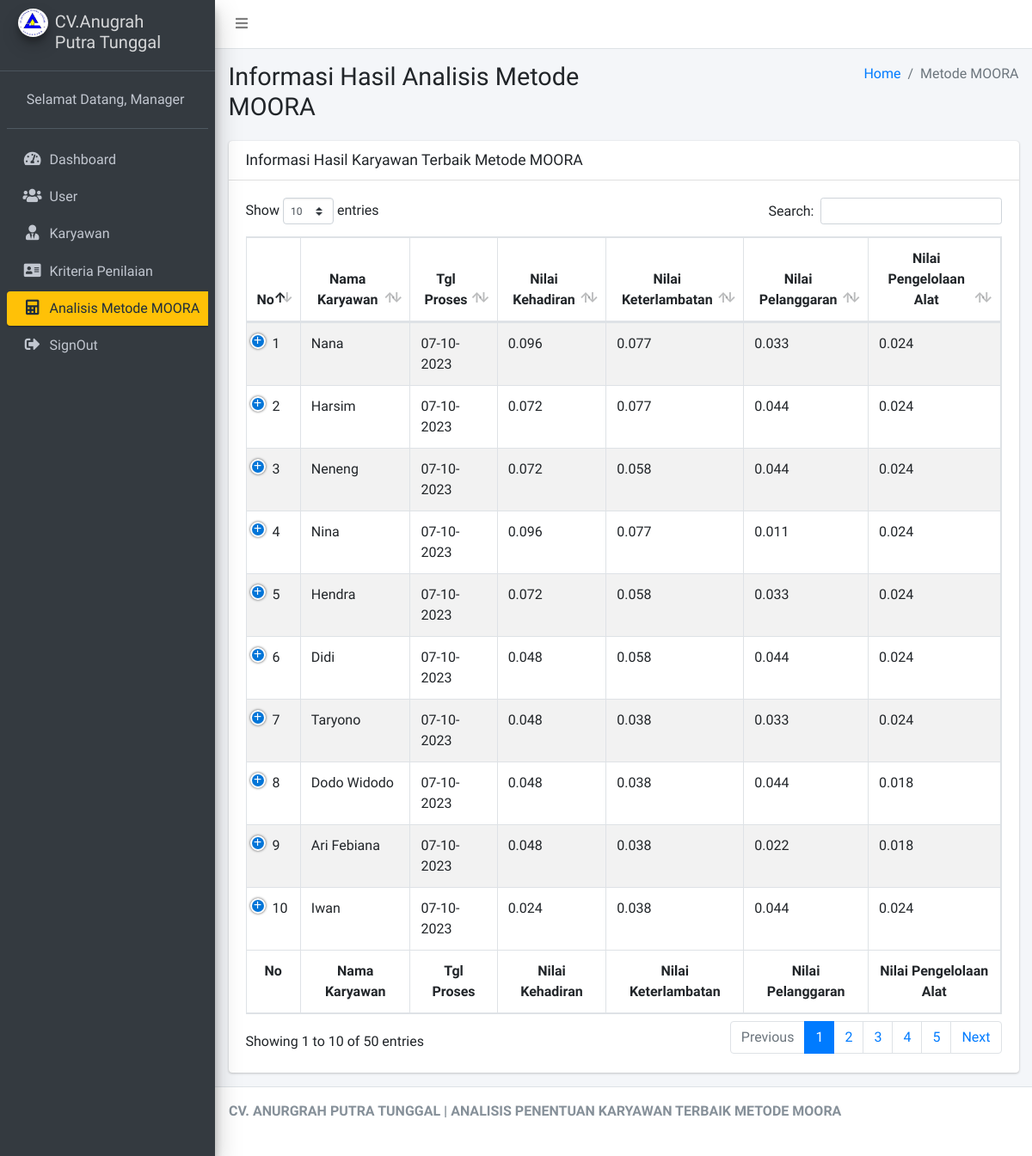
The app's page /Manager/cAnalisis (signed in) with its own data.
### tables this page shows
CREATE TABLE `tbl_penilaian` (
  `id_penilaian` int(11) NOT NULL,
  `id_karyawan` int(11) NOT NULL,
  `id_user` int(11) NOT NULL,
  `tgl_proses` varchar(15) NOT NULL,
  `nilai_kehadiran` varchar(5) NOT NULL,
  `nilai_keterlambatan` varchar(5) NOT NULL,
  `nilai_pelanggaran` varchar(5) NOT NULL,
  `nilai_pengelolaan` varchar(5) NOT NULL,
  `nilai_masa_kerja` varchar(5) NOT NULL,
  `hasil` varchar(5) NOT NULL
);

CREATE TABLE `tbl_karyawan` (
  `id_karyawan` int(11) NOT NULL,
  `nama_karyawan` varchar(125) NOT NULL,
  `jk_karyawan` varchar(125) NOT NULL,
  `alamat_karyawan` text NOT NULL,
  `no_hp_karyawan` varchar(125) NOT NULL,
  `divisi` varchar(125) NOT NULL,
  `jabatan` varchar(125) NOT NULL,
  `tgl_mulai` varchar(125) NOT NULL
);

### application/controllers/Manager/cAnalisis.php (called while the page is built, shortened)
<?php
class cAnalisis extends CI_Controller
{
	public function __construct()
	{
		$this->load->model('mAnalisis');
	}
	public function index()
	{
		$data_select = array(
			'penilaian' => $this->mAnalisis->select()
		);
		$this->load->view('Manager/Layout/head');
		$this->load->view('Manager/Layout/aside');
		$this->load->view('Manager/vAnalisis', $data_select);
		$this->load->view('Manager/Layout/footer');
	}
}

### index.php (called while the page is built, shortened)
<?php
require_once BASEPATH.'core/CodeIgniter.php';

### application/models/mAnalisis.php (called while the page is built, shortened)
<?php
class mAnalisis extends CI_Model
{
	public function select()
	{
		$this->db->select('*');
		$this->db->from('tbl_penilaian');
		$this->db->join('tbl_karyawan', 'tbl_penilaian.id_karyawan = tbl_karyawan.id_karyawan', 'left');
		$this->db->order_by('hasil', 'desc');
		return $this->db->get()->result();
	}
}

### application/views/Manager/vAnalisis.php (the view, shortened to what this page needs)
<div class="content-wrapper">
	<section class="content-header">
		<div class="container-fluid">
			<div class="row mb-2">
				<div class="col-sm-6">
					<h1>Informasi Hasil Analisis Metode MOORA</h1>
				</div>
				<div class="col-sm-6">
					<ol class="breadcrumb float-sm-right">
						<li class="breadcrumb-item"><a href="#">Home</a></li>
						<li class="breadcrumb-item active">Metode MOORA</li>
					</ol>
				</div>
			</div>
		</div>
	</section>
	<section class="content">
		<div class="container-fluid">
			<div class="row">
				<div class="col-12  ">
					<div class="card">
						<div class="card-header">
							<h3 class="card-title">Informasi Hasil Karyawan Terbaik Metode MOORA</h3>
						</div>
						<div class="card-body">
							<table id="example1" class="table table-bordered table-striped">
								<thead>
									<tr>
										<th class="text-center">No</th>
										<th class="text-center">Nama Karyawan</th>
										<th class="text-center">Tgl Proses</th>
										<th class="text-center">Nilai Kehadiran</th>
										<th class="text-center">Nilai Keterlambatan</th>
										<th class="text-center">Nilai Pelanggaran</th>
										<th class="text-center">Nilai Pengelolaan Alat</th>
									</tr>
								</thead>
								<tbody>
									<?php
									$no = 1;
									foreach ($penilaian as $key => $value) {
									?>
										<tr>
											<td><?= $no++ ?></td>
											<td><?= $value->nama_karyawan ?></td>
											<td><?= $value->tgl_proses ?></td>
											<td><?= $value->nilai_kehadiran ?></td>
											<td><?= $value->nilai_keterlambatan ?></td>
											<td><?= $value->nilai_pelanggaran ?></td>
											<td><?= $value->nilai_pengelolaan ?></td>
										</tr>
									<?php
									}
									?>
								</tbody>
								<tfoot>
									<tr>
										<th class="text-center">No</th>
										<th class="text-center">Nama Karyawan</th>
										<th class="text-center">Tgl Proses</th>
										<th class="text-center">Nilai Kehadiran</th>
										<th class="text-center">Nilai Keterlambatan</th>
										<th class="text-center">Nilai Pelanggaran</th>
										<th class="text-center">Nilai Pengelolaan Alat</th>
									</tr>
								</tfoot>
							</table>
						</div>
					</div>
				</div>
			</div>
		</div>
	</section>
</div>

### records on screen
tbl_penilaian: id_karyawan.nama_karyawan "Nana", tgl_proses "07-10-2023", nilai_kehadiran "0.096", nilai_keterlambatan "0.077", nilai_pelanggaran "0.033", nilai_pengelolaan "0.024"
tbl_penilaian: id_karyawan.nama_karyawan "Harsim", tgl_proses "07-10-2023", nilai_kehadiran "0.072", nilai_keterlambatan "0.077", nilai_pelanggaran "0.044", nilai_pengelolaan "0.024"
tbl_penilaian: id_karyawan.nama_karyawan "Neneng", tgl_proses "07-10-2023", nilai_kehadiran "0.072", nilai_keterlambatan "0.058", nilai_pelanggaran "0.044", nilai_pengelolaan "0.024"
tbl_penilaian: id_karyawan.nama_karyawan "Nina", tgl_proses "07-10-2023", nilai_kehadiran "0.096", nilai_keterlambatan "0.077", nilai_pelanggaran "0.011", nilai_pengelolaan "0.024"
tbl_penilaian: id_karyawan.nama_karyawan "Hendra", tgl_proses "07-10-2023", nilai_kehadiran "0.072", nilai_keterlambatan "0.058", nilai_pelanggaran "0.033", nilai_pengelolaan "0.024"
tbl_penilaian: id_karyawan.nama_karyawan "Didi", tgl_proses "07-10-2023", nilai_kehadiran "0.048", nilai_keterlambatan "0.058", nilai_pelanggaran "0.044", nilai_pengelolaan "0.024"
tbl_penilaian: id_karyawan.nama_karyawan "Taryono", tgl_proses "07-10-2023", nilai_kehadiran "0.048", nilai_keterlambatan "0.038", nilai_pelanggaran "0.033", nilai_pengelolaan "0.024"
tbl_penilaian: id_karyawan.nama_karyawan "Dodo Widodo", tgl_proses "07-10-2023", nilai_kehadiran "0.048", nilai_keterlambatan "0.038", nilai_pelanggaran "0.044", nilai_pengelolaan "0.018"
tbl_penilaian: id_karyawan.nama_karyawan "Ari Febiana", tgl_proses "07-10-2023", nilai_kehadiran "0.048", nilai_keterlambatan "0.038", nilai_pelanggaran "0.022", nilai_pengelolaan "0.018"
tbl_penilaian: id_karyawan.nama_karyawan "Iwan", tgl_proses "07-10-2023", nilai_kehadiran "0.024", nilai_keterlambatan "0.038", nilai_pelanggaran "0.044", nilai_pengelolaan "0.024"
